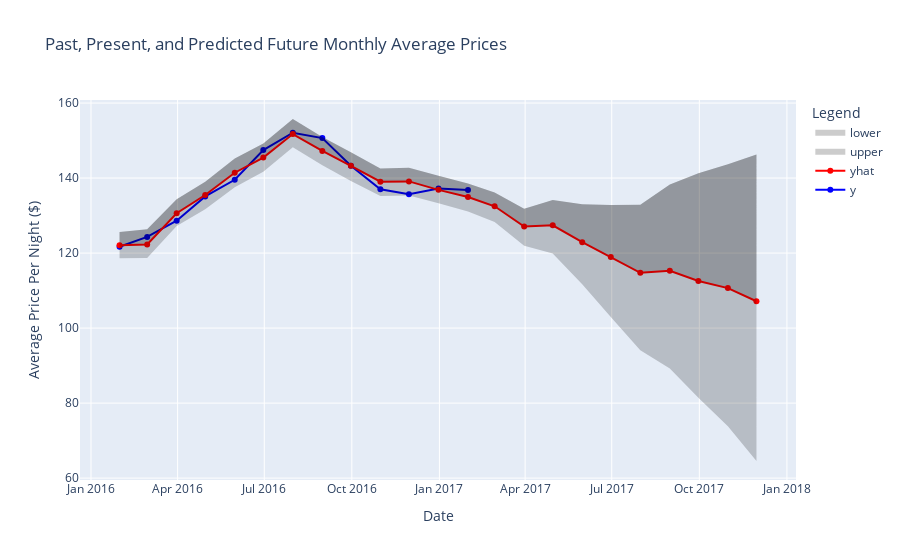

The notebook cell this image was saved under:
### Code cell
fig = go.Figure()

fig.add_trace(
    go.Scatter(x=previous_future_prices.index, 
                y=previous_future_prices['y'], 
                mode='lines+markers',
                name='y',
                line_color='blue')
)

fig.add_trace(
    go.Scatter(x=previous_future_prices.index, 
                y=previous_future_prices['yhat'], 
                mode='lines+markers',
                line_color='red',
                name='yhat'),
)

fig.add_trace(
    go.Scatter(x=previous_future_prices.index, 
                y=previous_future_prices['yhat_upper'],
                fillcolor='rgba(0,0,0,.2)', 
                #opacity=0.1,
                fill='tonexty', 
                mode='none', 
                name='upper')
)

fig.add_trace(
    go.Scatter(x=previous_future_prices.index, 
                y=previous_future_prices['yhat_lower'],
                fillcolor='rgba(0,0,0,.2)', 
                #opacity=0.01,
                fill='tonexty', 
                mode='none', 
                name='lower')
)

fig.update_layout(
    title="Past, Present, and Predicted Future Monthly Average Prices",
    xaxis_title="Date",
    yaxis_title="Average Price Per Night ($)",
    legend_title="Legend",
)


fig.show()

### Figure 1 — Plotly figure (JSON) as saved in the notebook; plotly's stock layout.template omitted (floating-point values rounded to 4 significant figures)
{"data": [{"line": {"color": "blue"}, "mode": "lines+markers", "name": "y", "type": "scatter", "x": ["2016-01-31T00:00:00", "2016-02-29T00:00:00", "2016-03-31T00:00:00", "2016-04-30T00:00:00", "2016-05-31T00:00:00", "2016-06-30T00:00:00", "2016-07-31T00:00:00", "2016-08-31T00:00:00", "2016-09-30T00:00:00", "2016-10-31T00:00:00", "2016-11-30T00:00:00", "2016-12-31T00:00:00", "2017-01-31T00:00:00", "2017-02-28T00:00:00", "2017-03-31T00:00:00", "2017-04-30T00:00:00", "2017-05-31T00:00:00", "2017-06-30T00:00:00", "2017-07-31T00:00:00", "2017-08-31T00:00:00", "2017-09-30T00:00:00", "2017-10-31T00:00:00", "2017-11-30T00:00:00"], "y": [121.7, 124.3, 128.6, 135.1, 139.5, 147.5, 152.1, 150.7, 143.3, 137.0, 135.7, 137.2, 136.8, null, null, null, null, null, null, null, null, null, null]}, {"line": {"color": "red"}, "mode": "lines+markers", "name": "yhat", "type": "scatter", "x": ["2016-01-31T00:00:00", "2016-02-29T00:00:00", "2016-03-31T00:00:00", "2016-04-30T00:00:00", "2016-05-31T00:00:00", "2016-06-30T00:00:00", "2016-07-31T00:00:00", "2016-08-31T00:00:00", "2016-09-30T00:00:00", "2016-10-31T00:00:00", "2016-11-30T00:00:00", "2016-12-31T00:00:00", "2017-01-31T00:00:00", "2017-02-28T00:00:00", "2017-03-31T00:00:00", "2017-04-30T00:00:00", "2017-05-31T00:00:00", "2017-06-30T00:00:00", "2017-07-31T00:00:00", "2017-08-31T00:00:00", "2017-09-30T00:00:00", "2017-10-31T00:00:00", "2017-11-30T00:00:00"], "y": [122.1, 122.3, 130.6, 135.5, 141.4, 145.5, 151.7, 147.2, 143.3, 139.0, 139.1, 136.9, 135.0, 132.5, 127.1, 127.4, 122.9, 119.0, 114.7, 115.3, 112.6, 110.7, 107.2]}, {"fill": "tonexty", "fillcolor": "rgba(0,0,0,.2)", "mode": "none", "name": "upper", "type": "scatter", "x": ["2016-01-31T00:00:00", "2016-02-29T00:00:00", "2016-03-31T00:00:00", "2016-04-30T00:00:00", "2016-05-31T00:00:00", "2016-06-30T00:00:00", "2016-07-31T00:00:00", "2016-08-31T00:00:00", "2016-09-30T00:00:00", "2016-10-31T00:00:00", "2016-11-30T00:00:00", "2016-12-31T00:00:00", "2017-01-31T00:00:00", "2017-02-28T00:00:00", "2017-03-31T00:00:00", "2017-04-30T00:00:00", "2017-05-31T00:00:00", "2017-06-30T00:00:00", "2017-07-31T00:00:00", "2017-08-31T00:00:00", "2017-09-30T00:00:00", "2017-10-31T00:00:00", "2017-11-30T00:00:00"], "y": [125.6, 126.3, 134.4, 139.0, 145.2, 149.2, 155.8, 151.0, 146.9, 142.6, 142.8, 140.6, 138.6, 136.2, 131.8, 134.2, 133.1, 132.8, 132.9, 138.3, 141.3, 143.7, 146.3]}, {"fill": "tonexty", "fillcolor": "rgba(0,0,0,.2)", "mode": "none", "name": "lower", "type": "scatter", "x": ["2016-01-31T00:00:00", "2016-02-29T00:00:00", "2016-03-31T00:00:00", "2016-04-30T00:00:00", "2016-05-31T00:00:00", "2016-06-30T00:00:00", "2016-07-31T00:00:00", "2016-08-31T00:00:00", "2016-09-30T00:00:00", "2016-10-31T00:00:00", "2016-11-30T00:00:00", "2016-12-31T00:00:00", "2017-01-31T00:00:00", "2017-02-28T00:00:00", "2017-03-31T00:00:00", "2017-04-30T00:00:00", "2017-05-31T00:00:00", "2017-06-30T00:00:00", "2017-07-31T00:00:00", "2017-08-31T00:00:00", "2017-09-30T00:00:00", "2017-10-31T00:00:00", "2017-11-30T00:00:00"], "y": [118.6, 118.7, 127.2, 131.7, 137.5, 141.7, 148.2, 143.4, 139.2, 135.2, 135.4, 133.3, 131.1, 128.3, 122.0, 119.9, 111.7, 103.0, 94.07, 89.22, 81.44, 73.84, 64.56]}], "layout": {"legend": {"title": {"text": "Legend"}}, "title": {"text": "Past, Present, and Predicted Future Monthly Average Prices"}, "xaxis": {"title": {"text": "Date"}}, "yaxis": {"title": {"text": "Average Price Per Night ($)"}}}}
